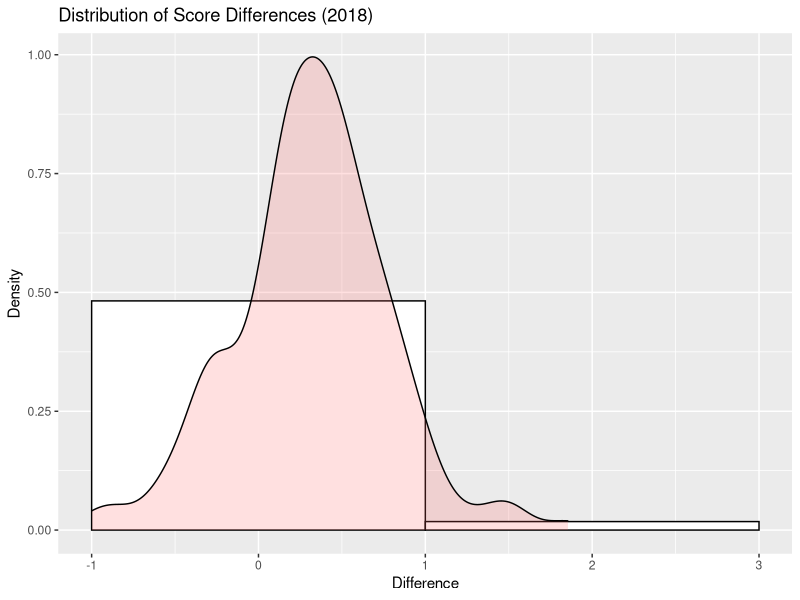
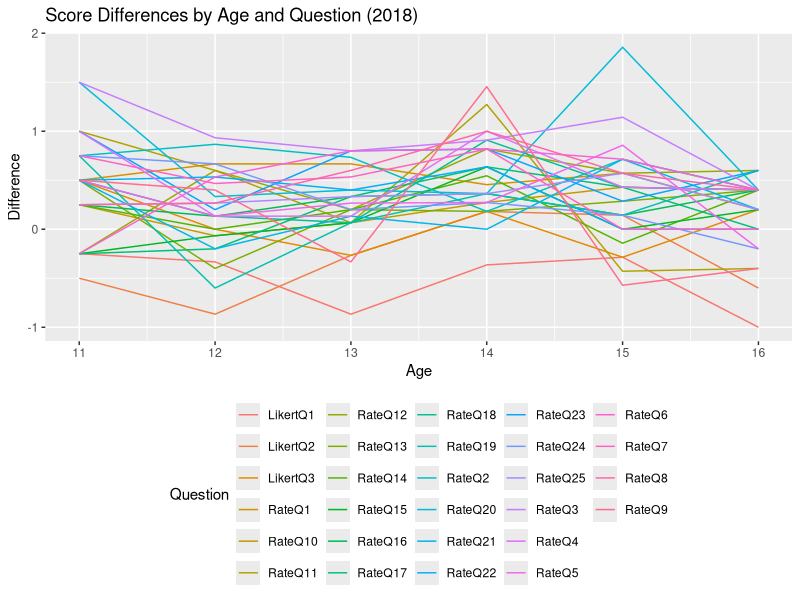
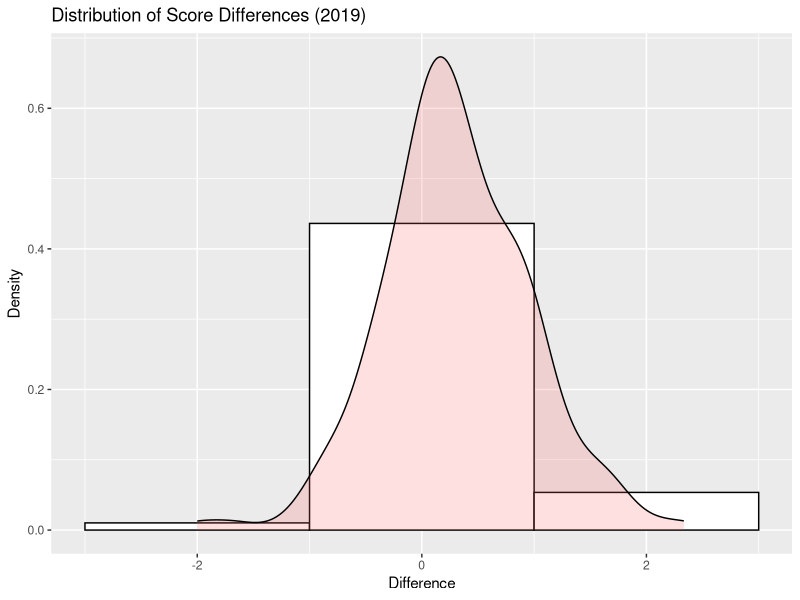
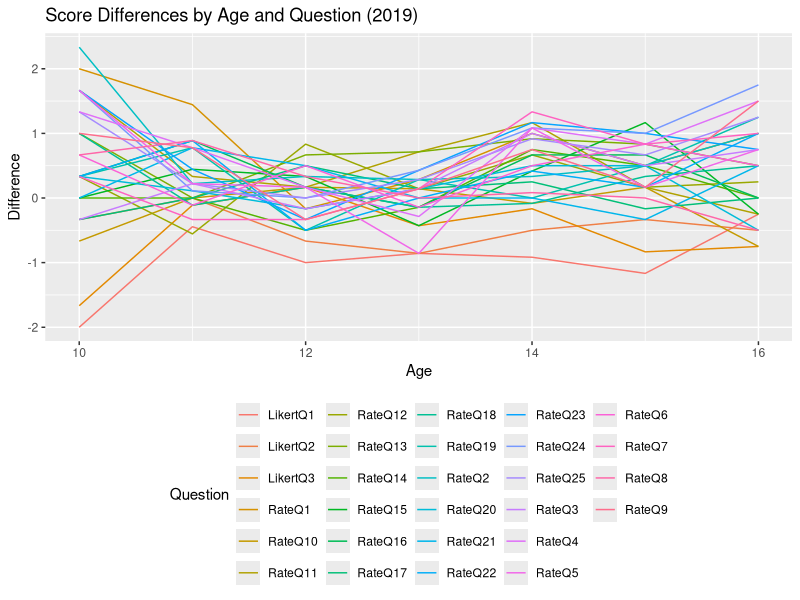

Write the R code that produced these figures, in order.
# load necessary libraries
library(dplyr)
library(ggplot2)
library(tidyr)
library(tibble)
library(psych)

#--------------------------------(2018)--------------------------------
# load the data
data <- read.csv("2018_CleanData.csv")

data <- data[, c('Age','Test_Type', 'RateQ1', 'RateQ2', 'RateQ3', 'RateQ4',
                 'RateQ5', 'RateQ6', 'RateQ7', 'RateQ8', 'RateQ9', 'RateQ10', 'RateQ11',
                 'RateQ12', 'RateQ13', 'RateQ14', 'RateQ15', 'RateQ16', 'RateQ17',
                 'RateQ18', 'RateQ19', 'RateQ20', 'RateQ21', 'RateQ22', 'RateQ23',
                 'RateQ24', 'RateQ25', 'LikertQ1', 'LikertQ2', 'LikertQ3')]

scale_items <- data[, c('RateQ1', 'RateQ2', 'RateQ3', 'RateQ4',
                        'RateQ5', 'RateQ6', 'RateQ7', 'RateQ8', 'RateQ9', 'RateQ10', 'RateQ11',
                        'RateQ12', 'RateQ13', 'RateQ14', 'RateQ15', 'RateQ16', 'RateQ17',
                        'RateQ18', 'RateQ19', 'RateQ20', 'RateQ21', 'RateQ22', 'RateQ23',
                        'RateQ24', 'RateQ25', 'LikertQ1', 'LikertQ2', 'LikertQ3')]

# Calculate Cronbach's Alpha
alpha(scale_items)

# calculate means and convert to dataframe
means <- data %>% group_by(Age, Test_Type) %>% summarise_all(mean) %>% as.data.frame()

# separate the data into pre-test and post-test
pre_test <- means %>% filter(Test_Type == "Pre Test") %>% select(-Test_Type) %>% column_to_rownames("Age")
post_test <- means %>% filter(Test_Type == "Post Test") %>% select(-Test_Type) %>% column_to_rownames("Age")

# calculate the difference
diff <- as.data.frame(post_test - pre_test, row.names = rownames(post_test))
diff$Age <- as.numeric(rownames(diff))

# plot the distribution of differences
ggplot(gather(diff, key = "Question", value = "Difference", -Age), aes(Difference)) + 
  geom_histogram(aes(y=..density..), binwidth = 2, colour = "black", fill = "white") +
  geom_density(alpha=.2, fill="#FF6666") +
  labs(title = "Distribution of Score Differences (2018)", x = "Difference", y = "Density")

# plot the differences by age
ggplot(gather(diff, key = "Question", value = "Difference", -Age), aes(Age, Difference, color = Question)) + 
  geom_line() + 
  labs(title = "Score Differences by Age and Question (2018)", x = "Age", y = "Difference") +
  theme(legend.position="bottom", legend.box = "horizontal")

# conduct ANOVA for each question
results <- data.frame(Question = character(), F_Value = numeric(), P_Value = numeric(), stringsAsFactors=FALSE)

for(question in colnames(diff)[-length(colnames(diff))]){
  model <- aov(as.formula(paste(question, "~ Age")), data = diff)
  anova_summary <- summary(model)
  results <- rbind(results, data.frame(Question = question, F_Value = anova_summary[[1]][[4]][1], P_Value = anova_summary[[1]][[5]][1]))
}


#print(results)

results$P_Value_Adjusted <- p.adjust(results$P_Value, method = "bonferroni")

print(results)


write.csv(results, file = "results_table2018.csv", row.names = FALSE)


#---------------(HSD 2018)----------------

# Convert 'Age' to a factor
data$Age <- as.factor(data$Age)

rateQ24_data <- data[, c("Age", "RateQ24")]

# Run one-way ANOVA
model <- aov(RateQ24 ~ Age, data = rateQ24_data)

# Run Tukey's HSD test
tukey_results <- TukeyHSD(model)

# Print the results
print(tukey_results)


#--------------------------------(2019)--------------------------------

# load the data
data <- read.csv("2019_CleanData.csv")

data <- data[, c('Age','Test_Type', 'RateQ1', 'RateQ2', 'RateQ3', 'RateQ4',
                 'RateQ5', 'RateQ6', 'RateQ7', 'RateQ8', 'RateQ9', 'RateQ10', 'RateQ11',
                 'RateQ12', 'RateQ13', 'RateQ14', 'RateQ15', 'RateQ16', 'RateQ17',
                 'RateQ18', 'RateQ19', 'RateQ20', 'RateQ21', 'RateQ22', 'RateQ23',
                 'RateQ24', 'RateQ25', 'LikertQ1', 'LikertQ2', 'LikertQ3')]

scale_items <- data[, c('RateQ1', 'RateQ2', 'RateQ3', 'RateQ4',
                        'RateQ5', 'RateQ6', 'RateQ7', 'RateQ8', 'RateQ9', 'RateQ10', 'RateQ11',
                        'RateQ12', 'RateQ13', 'RateQ14', 'RateQ15', 'RateQ16', 'RateQ17',
                        'RateQ18', 'RateQ19', 'RateQ20', 'RateQ21', 'RateQ22', 'RateQ23',
                        'RateQ24', 'RateQ25', 'LikertQ1', 'LikertQ2', 'LikertQ3')]

# Calculate Cronbach's Alpha
alpha(scale_items)

# calculate means and convert to dataframe
means <- data %>% group_by(Age, Test_Type) %>% summarise_all(mean) %>% as.data.frame()

# separate the data into pre-test and post-test
pre_test <- means %>% filter(Test_Type == "Pre Test") %>% select(-Test_Type) %>% column_to_rownames("Age")
post_test <- means %>% filter(Test_Type == "Post Test") %>% select(-Test_Type) %>% column_to_rownames("Age")

# calculate the difference
diff <- as.data.frame(post_test - pre_test, row.names = rownames(post_test))
diff$Age <- as.numeric(rownames(diff))

# plot the distribution of differences
ggplot(gather(diff, key = "Question", value = "Difference", -Age), aes(Difference)) + 
  geom_histogram(aes(y=..density..), binwidth = 2, colour = "black", fill = "white") +
  geom_density(alpha=.2, fill="#FF6666") +
  labs(title = "Distribution of Score Differences (2019)", x = "Difference", y = "Density")

# plot the differences by age
ggplot(gather(diff, key = "Question", value = "Difference", -Age), aes(Age, Difference, color = Question)) + 
  geom_line() + 
  labs(title = "Score Differences by Age and Question (2019)", x = "Age", y = "Difference") +
  theme(legend.position="bottom", legend.box = "horizontal")

# conduct ANOVA for each question
results <- data.frame(Question = character(), F_Value = numeric(), P_Value = numeric(), stringsAsFactors=FALSE)

for(question in colnames(diff)[-length(colnames(diff))]){
  model <- aov(as.formula(paste(question, "~ Age")), data = diff)
  anova_summary <- summary(model)
  results <- rbind(results, data.frame(Question = question, F_Value = anova_summary[[1]][[4]][1], P_Value = anova_summary[[1]][[5]][1]))
}


#print(results)

results$P_Value_Adjusted <- p.adjust(results$P_Value, method = "bonferroni")

print(results)


write.csv(results, file = "results_table2019.csv", row.names = FALSE)


#---------------(HSD 2019)----------------

# Convert 'Age' to a factor
data$Age <- as.factor(data$Age)

rateQ3_data <- data[, c("Age", "RateQ3")]
rateQ8_data <- data[, c("Age", "RateQ8")]

# Run one-way ANOVA
modelq3 <- aov(RateQ3 ~ Age, data = rateQ3_data)
modelq8 <- aov(RateQ8 ~ Age, data = rateQ8_data)

# Run Tukey's HSD test
tukey_results3 <- TukeyHSD(modelq3)
# Print the results
print(tukey_results3)


# Run Tukey's HSD test
tukey_results8 <- TukeyHSD(modelq8)
# Print the results
print(tukey_results8)

#--------------------------------(End)--------------------------------

